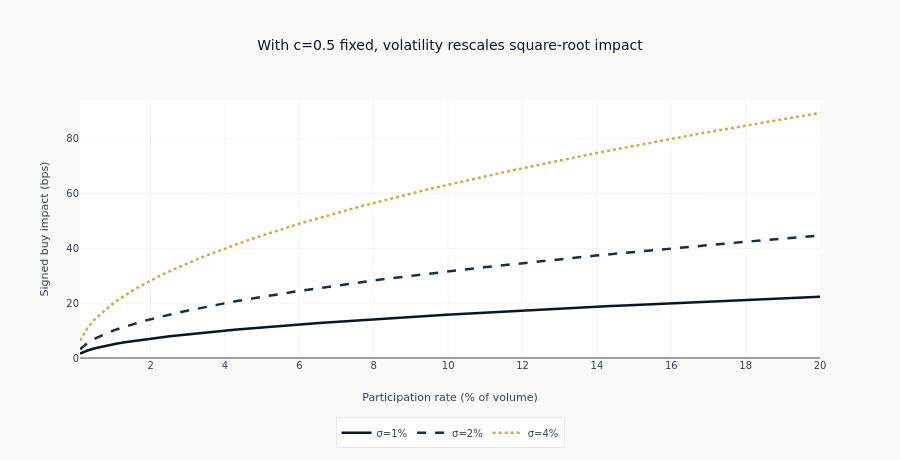

Write notebook code for a chart like this one.
### Markdown cell above
### Volatility Sets Scale

Hold the square-root coefficient at the illustrative library default of 0.5 and vary only
volatility. A dedicated chart avoids implying that its y-scale is comparable to the power-law
coefficient convention.

### Code cell
volatility_fig = go.Figure()
vol_specs = (
    ("σ=1%", sqrt_impacts_low, COLORS["blue"], "solid"),
    ("σ=2%", sqrt_impacts_mid, COLORS["slate"], "dash"),
    ("σ=4%", sqrt_impacts_high, COLORS["amber"], "dot"),
)
for label, impacts, color, dash in vol_specs:
    volatility_fig.add_scatter(
        x=participation_rates * 100,
        y=[impact / price * 10000 for impact in impacts],
        mode="lines",
        name=label,
        line=dict(width=2.5, color=color, dash=dash),
    )
volatility_fig.update_layout(
    title="With c=0.5 fixed, volatility rescales square-root impact",
    xaxis_title="Participation rate (% of volume)",
    yaxis_title="Signed buy impact (bps)",
    height=460,
    legend=dict(orientation="h", y=-0.23, x=0.5, xanchor="center"),
    margin=dict(b=100),
)
volatility_fig.update_yaxes(rangemode="tozero")
volatility_fig.show()
